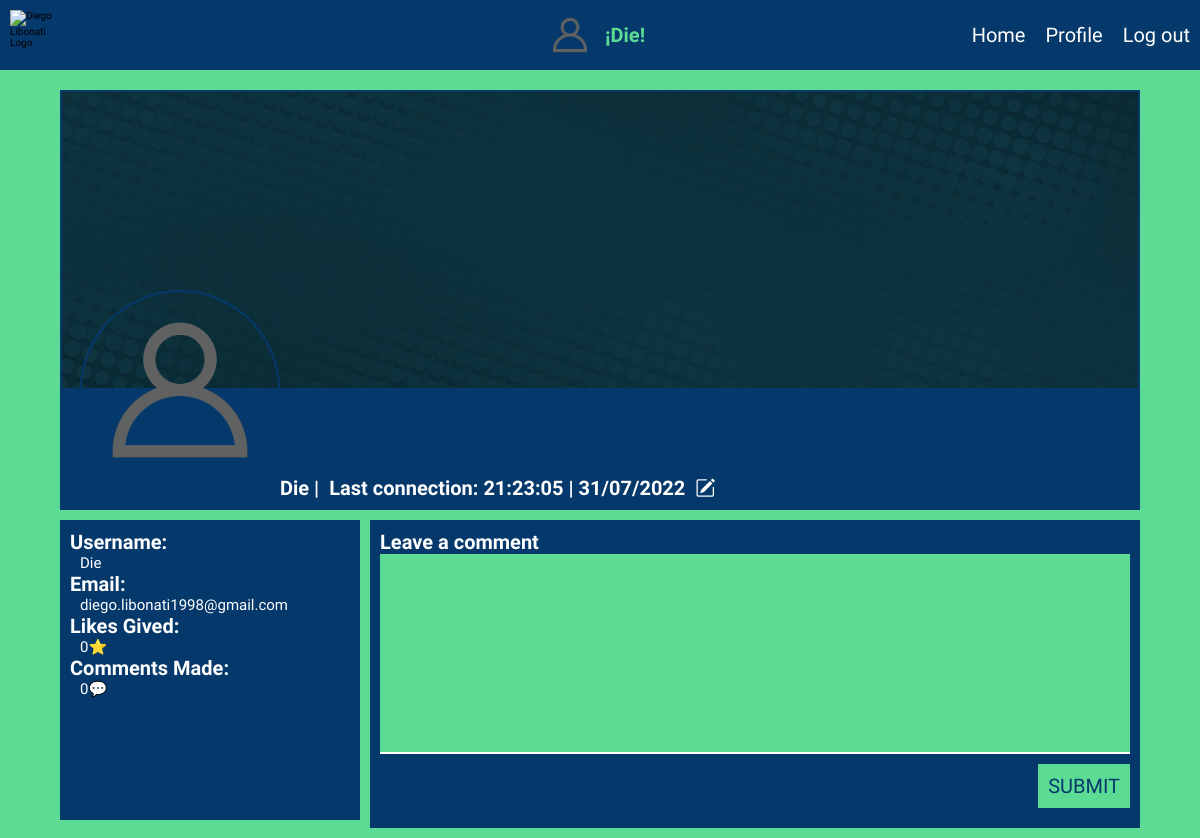
/profile/Die (signed in), run on an earlier commit of the app's database.
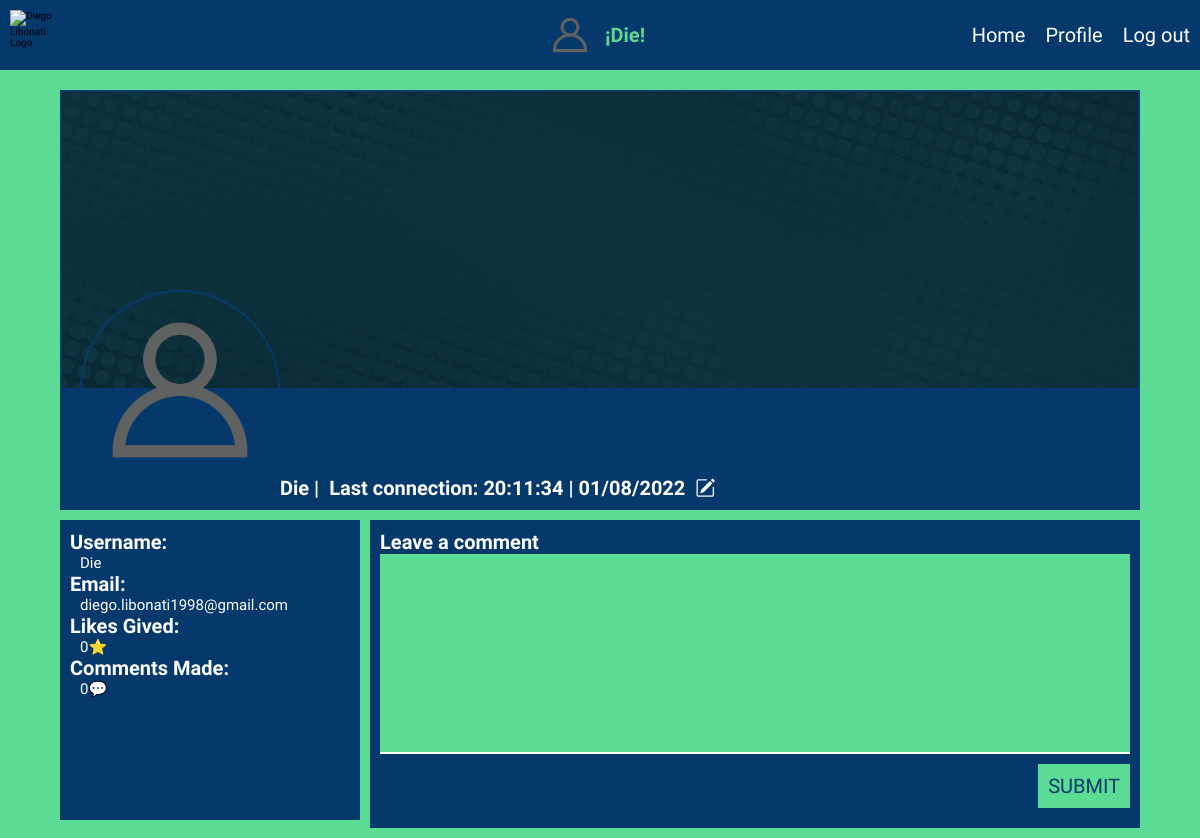
And on a later commit of the database.
### foro/models.py (models this page shows)
class User(db.Model, UserMixin):
    __tablename__ = 'User'
    id = db.Column(db.Integer, primary_key=True)
    username = db.Column(db.String(20), unique=True)
    email = db.Column(db.String(150), unique=True)
    password = db.Column(db.String(150))
    profile_photo = db.Column(db.String(120), nullable=True, default="default.webp")
    profile_banner = db.Column(db.String(120), nullable=True, default="default.jpg")
    last_connection = db.Column(db.String(120), nullable = False)
    is_active = db.Column(db.DateTime(timezone=True), default= datetime.utcnow())
    comments = db.relationship('Profile_Comment', backref="user")
    likes = db.relationship('Profile_Comment_Like', backref="user")
    posts = db.relationship('Post', backref="user")

### foro/views.py (the view, shortened to what this page needs)
@views.route('/profile/<user>', methods= ['GET', 'POST'])
@login_required
def profile(user):
    user_db = User.query.filter_by(username=user).first()
    profile_comments_db = db.session.query(User,Profile_Comment).join(Profile_Comment).filter_by(profile_id = user_db.id)
    if request.method == 'GET':
        if user_db and user == current_user.username:
            return render_template('profile.html', user=current_user, comments = profile_comments_db)
        elif user_db and user == user_db.username:
            return render_template('profile.html', user=user_db, comments = profile_comments_db)
        else:
            return render_template("<h2>User Not Found</h2>")

### foro/__init__.py (called while the page is built)
def create_app():
    app = Flask(__name__)
    app.config['SECRET_KEY'] = 'asdasdasdasd'
    app.config['SQLALCHEMY_DATABASE_URI'] = f'sqlite:///{DB_NAME}'
    app.jinja_env.add_extension('jinja2.ext.loopcontrols')
    db.init_app(app)
    migrate = Migrate(app, db)
    from .views import views
    from .auth import auth
    app.register_blueprint(views, url_prefix="/")
    app.register_blueprint(auth, url_prefix="/")
    from .models import User, Post, Post_Category, Profile_Comment, Profile_Comment_Like
    create_database(app)
    login_manager = LoginManager()
    login_manager.login_view = 'auth.login'
    login_manager.init_app(app)
    @login_manager.user_loader
    def load_user(id):
        return User.query.get(int(id))
    return app

### foro/views.py (called while the page is built)
@views.before_request
@login_required
def update_user_is_active():
    current_user.is_active = datetime.utcnow()
    db.session.commit()

### foro/templates/profile.html (shortened to what this page needs)
{% extends 'base.html' %}
{% block linkcss %}
    <link rel="stylesheet" type="text/css" href="{{ url_for('static', filename='css/profile/header.css') }}">
    <link rel="stylesheet" type="text/css" href="{{ url_for('static', filename='css/profile/main.css') }}">
{% endblock linkcss %}
{% block content %}
<main>
    <section class="header_profile_container">
        <article class="header_container_banner">
            <img src="{{ url_for('static', filename='profilebanners/'+user.profile_banner) }}" alt="gif">
            <div class="header_container_banner_information">
                <h2>{{user.username}} |</h2>
                <h2>Last connection: {{user.last_connection}}</h2>
                <button><a href="{{url_for("views.profile_update", username = user.username)}}"><i class="bi bi-pencil-square"></i></a></button>
        </article>
        <img class="img-profile" src="{{ url_for('static', filename='profilephotos/'+user.profile_photo) }}" alt="gif">
    </section>
    <section class="profile_main">
        <aside class="profile_information">
            <h2>Username: </h2>
            <p>{{user.username}}</p>
            <h2>Email: </h2>
            <p>{{user.email}}</p>
            <h2>Likes Gived: </h2>
            <p>{{user.likes|count}}⭐</p>
            <h2>Comments Made: </h2>
            <p>{{user.comments|count}}💬</p>
        </aside>
        <article class="profile_comments">
            <form method="POST" class="form_container">
                <h2>Leave a comment</h2>
                <textarea name="comment"></textarea>
                <button type="submit">SUBMIT</button>
            </form>
        </article>
    </section>
</main>
{% endblock content %}

### foro/templates/base.html (shortened to what this page needs)
<!DOCTYPE html>
<html lang="en">
  <head>
    <link rel="stylesheet" type="text/css" href="{{ url_for('static', filename='css/general.css') }}">
    <link rel="stylesheet" type="text/css" href="{{ url_for('static', filename='css/navbar.css') }}">
    {% block linkcss %} {% endblock linkcss %}
  </head>
  <body>
    <header class="header_container">
        <div class="navbar_mobile">
            <img src="{{ url_for('static', filename='DL.png') }}" alt="Diego Libonati Logo">
        </div>
        {% if user.is_authenticated %}
          <div class="navbar_logo">
            <img  src="{{ url_for('static', filename='profilephotos/'+current_user.profile_photo) }}" alt="gif">
            <h2>¡{{current_user.username}}!</h2>
          </div>
        {% endif %}
        <nav class="navbar_container">
            <ul class="navbar_container_list">
              {% if user.is_authenticated %}
                <li class="navbar_container_list_li"><a class="navbar_container_list_li_a" href="/">Home</a></li>
                <li class="navbar_container_list_li"><a class="navbar_container_list_li_a" href={{ url_for('views.profile', user = current_user.username) }}>Profile</a></li>
                <li class="navbar_container_list_li"><a class="navbar_container_list_li_a" href="/logout">Log out</a></li>
              {% else %}
                <li class="navbar_container_list_li"><a class="navbar_container_list_li_a" href="/login">Login</a></li>
                <li class="navbar_container_list_li"><a class="navbar_container_list_li_a" href="/sign-up">Sign Up</a></li>
              {% endif %}
            </ul>
        </nav>
    </header>
      {% block content %}
      {% endblock content %}
  </body>
</html>

### foro/static/css/general.css (style rules this page uses)
* { margin: 0; padding: 0; box-sizing: border-box; font-size: 10px; list-style: none; font-family: Prompt, Helvetica, sans-serif; }
img { max-width: 100%; }
body { height: 100%; width: 100%; margin-top: 7rem; }
main { display: flex; align-items: center; justify-content: center; flex-flow: column wrap; width: 100%; height: 100%; }

### foro/static/css/navbar.css (style rules this page uses)
.header_container { display: flex; align-items: center; justify-content: center; flex-flow: row wrap; width: 100%; height: 7rem; background-color: #05386B; position: fixed; z-index: 9999; top: 0; left: 0; }
.navbar_mobile { display: flex; align-items: center; justify-content: space-between; flex-flow: row wrap; height: 7rem; width: 100%; padding: 1rem; }
.header_container img { width: 5rem; height: 5rem; object-fit: cover; }
.navbar_container { display: flex; align-items: center; justify-content: center; flex-flow: row wrap; height: auto; width: 100%; }
.navbar_container_list { display: flex; align-items: flex-start; justify-content: center; flex-flow: column nowrap; height: auto; max-height: 0; width: 100%; background-color: #05386B; transition: max-height 1s; overflow: hidden; }
.navbar_container_list_li { padding: 1rem; }
.navbar_container_list_li_a { text-decoration: none; font-size: 2rem; color: #fff; }
.navbar_logo { display: flex; align-items: center; justify-content: center; flex-flow: row wrap; position: absolute; width: 100%; z-index: -1; }
.navbar_logo img { border-radius: 50%; width: 5rem; height: 5rem; object-fit: cover; }
.navbar_logo h2 { font-size: 2rem; color: #5CDB95; padding: 1rem; }
@media only screen and (min-width:1024px) { .header_container { justify-content: space-between; } }
@media only screen and (min-width:1024px) { .navbar_mobile { width: auto; } }
@media only screen and (min-width:1024px) { .navbar_container { width: auto; } }
@media only screen and (min-width:1024px) { .navbar_container_list { flex-flow: row wrap; max-height: 100rem; } }

### foro/static/css/profile/header.css (style rules this page uses)
body { background-color: #5CDB95; }
.header_profile_container { width: 90%; height: 43rem; position: relative; margin-top: 2rem; }
.header_container_banner { display: flex; align-items: flex-start; justify-content: center; flex-flow: row wrap; position: absolute; height: 100%; width: 100%; }
.header_container_banner img { width: 100%; height: 30rem; object-fit: cover; border: .2rem solid #05386B; }
.header_container_banner_information { display: flex; align-items: center; justify-content: flex-start; flex-flow: row wrap; width: 100%; height: 13rem; background-color: #05386B; padding: 1rem; }
.header_container_banner_information h2 { font-size: 1.5rem; color: #fff; padding-right: 1rem; }
.header_container_banner_information button { background: none; border: none; cursor: pointer; }
.header_container_banner_information button i { font-size: 2rem; color: #fff; }
.img-profile { position: absolute; width: 15rem; height: 15rem; object-fit: cover; border-radius: 50%; bottom: 14rem; left: 1rem; border: .2rem solid #05386B; }
@media only screen and (min-width: 768px) { .header_profile_container { height: 42rem; } }
@media only screen and (min-width: 768px) { .header_container_banner_information { align-items: flex-end; justify-content: flex-start; height: 12rem; padding: 0rem 0rem 1rem 22rem; } }
@media only screen and (min-width: 768px) { .img-profile { width: 20rem; height: 20rem; bottom: 2rem; left: 2rem; } }
@media only screen and (min-width: 768px) { .header_container_banner_information h2 { text-align: start; font-size: 2rem; } }

What changed in the data, as far as the page shows it:
changed User "Die": last_connection "21:23:05 | 31/07/2022" → "20:11:34 | 01/08/2022"
